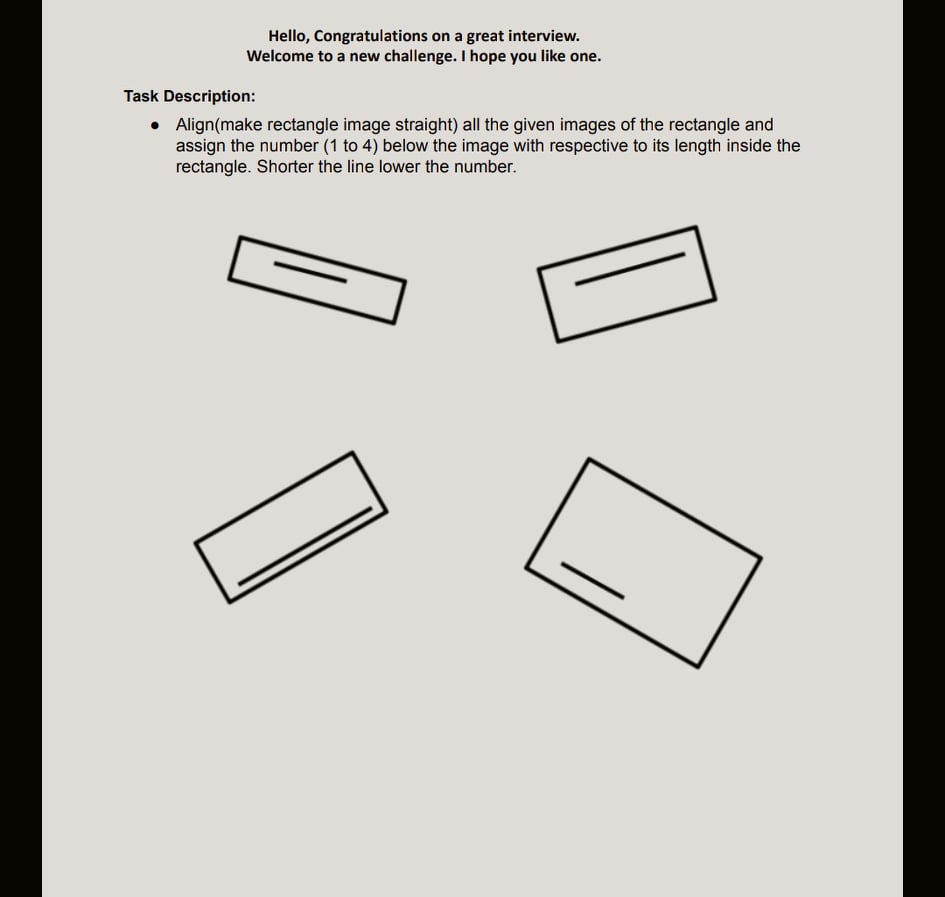
#> input picture Align and sort/qn.jpg, 945 x 897 px
$ python sortbylength.py
#> lines starting #> are read from the running program, lines starting #| are printed output that depends on the picture; after the words box and inside, x2 and y2 are one past the last pixel; in counts of white or black regions, pixels touching at a corner belong together; long printed decimals are rounded
import cv2 #importing opencv
import numpy as np #importing numpy
import math #importing math
from operator import itemgetter #we use this model to sort our list
img = cv2.imread('qn.jpg') # read image
#> img is the input picture: shape (897, 945, 3); mean B, G, R 190.9, 195.8, 198.9
img_gray = cv2.cvtColor(img,cv2.COLOR_BGR2GRAY) # Convert default BGR to grayscale
_,frame = cv2.threshold(img_gray,200,255,cv2.THRESH_BINARY) # this functions turns the intensity to pure black or pure white
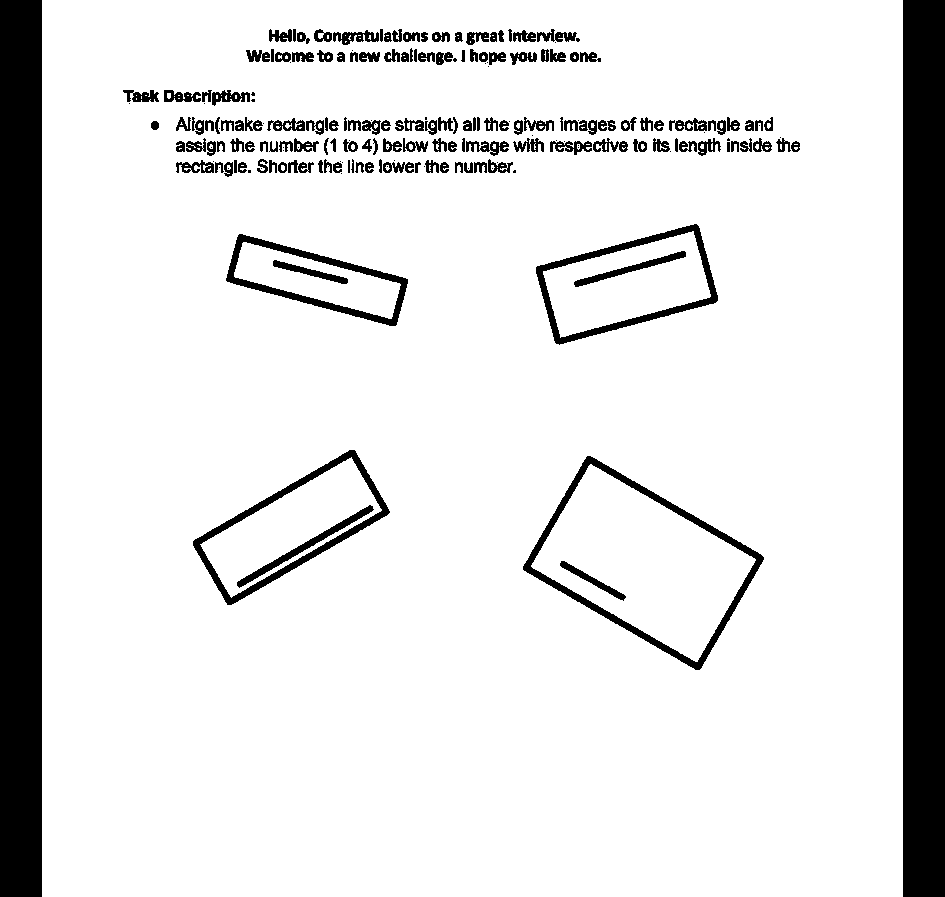
#> frame: shape (897, 945); 87.3% white; 212 black regions (50 under 20 px)

def my_func(image):
    temp = []
    contours,hierarchy = cv2.findContours(image,cv2.RETR_TREE,cv2.CHAIN_APPROX_SIMPLE) #find contours from the image argument
#> contours = 394 contours, 206 with area under 20; largest, box (x1, y1, x2, y2) and area: (42, 0, 903, 897) 770560, (522, 455, 765, 671) 27400, (531, 464, 756, 662) 22634, (192, 449, 391, 606) 14256, (535, 223, 719, 346) 13974
    for i in contours: #loop through our detected contours
        area = cv2.contourArea(i) #find area of the contour
        (x,y,width,height) = cv2.boundingRect(i) #get the parameters of the bounding rectangle of the contour
        if area > 500 and cv2.contourArea(i) < 1500: #only selects the contours with this area range
            cv2.rectangle(img,(x,y),(x+width,y+height),(255,0,0),1)
            rect = cv2.minAreaRect(i) #get the rotated rectangle box that contain our contour
            print(rect[2])
            box = cv2.boxPoints(rect) # get 4 points of the rectangle box
            (x1,y1) = (int(box[0][0]),int(box[0][1]))
            (x2,y2) = (int(box[1][0]),int(box[1][1]))
            (x3,y3) = (int(box[2][0]),int(box[2][1]))
            (x4,y4) = (int(box[3][0]),int(box[3][1]))
            cv2.line(img,(x1,y1),(x3,y3),(255,0,0),2) #draw a diagonal line to approximate it as the detected line
            x = [(x1,y1),rect[2],area] #create a list and append it in temporary list to further return it
            temp.append(x)
#> this loop made 394 passes
#> (area, y, width, height, rect, x1, y1) on passes 4, 7, 10, 13: (521.5, 560, 68, 42, ((592.3, 580.3), (8.06, 75.18), -60.85), 623, 602), (1158.5, 504, 139, 85, ((304.7, 545.8), (158.1, 8.56), -29.98), 238, 589), (555.5, 259, 77, 26, ((309.9, 271.8), (8.28, 78.83), -75.76), 347, 285), (832.5, 250, 114, 38, ((629.7, 268.6), (117.4, 8.45), -15.55), 574, 288)
#> (area, y, width, height) on passes 2, 3, 5, 6, 8, 9: (27400.5, 455, 243, 216), (22634.5, 464, 225, 198), (14256, 449, 199, 157), (10594.5, 457, 182, 141), (9018.5, 233, 184, 94), (5849, 242, 167, 77)
#| -60.852
#| -29.982
#| -75.763
#| -15.555
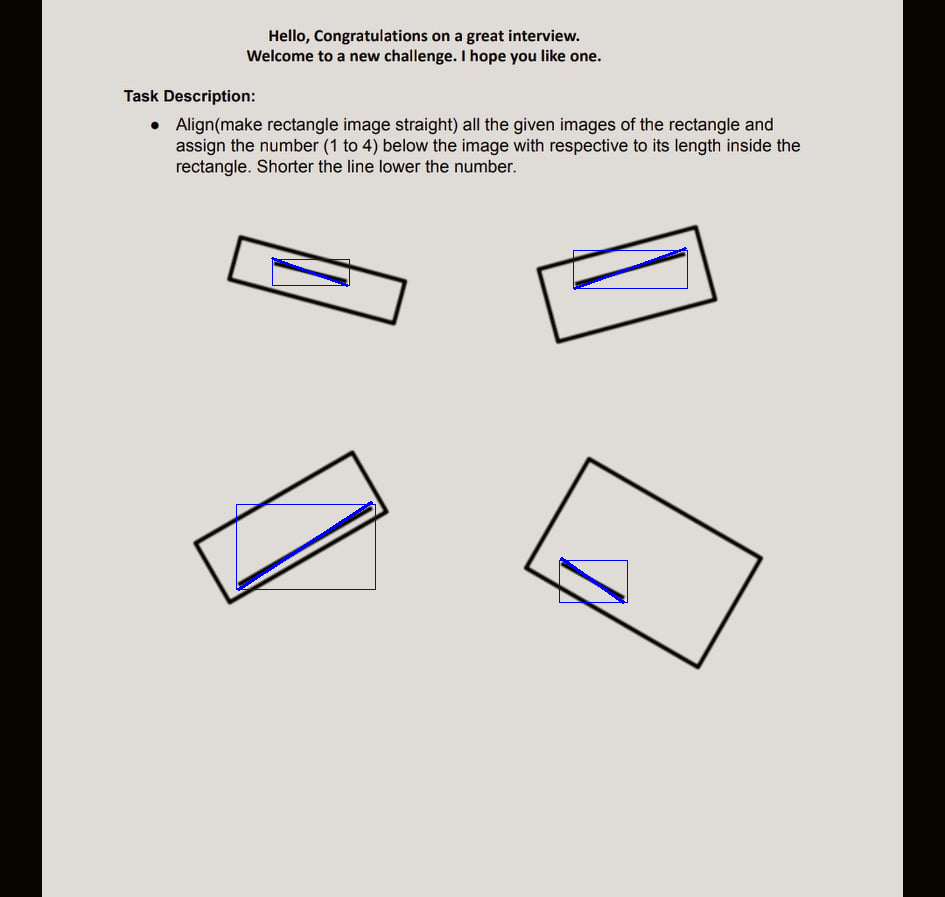
#> img: shape (897, 945, 3); 0.29% of pixels changed, all inside (x1, y1, x2, y2) = (236, 247, 688, 604)
#> after the loop, temp = [[(623, 602), -60.85, 521.5], [(238, 589), -29.98, 1158.5], [(347, 285), -75.76, 555.5], [(574, 288), -15.55, 832.5]]
    temp = sorted(temp,key=itemgetter(2)) #this sorts our list on the basis of bounding rectangle area
#> temp = [[(623, 602), -60.85, 521.5], [(347, 285), -75.76, 555.5], [(574, 288), -15.55, 832.5], [(238, 589), -29.98, 1158.5]]
    # so the longest line will have the largest bounding area and we can easily sort it.
    return temp #returns our list

list = my_func(frame) #this function returns a list with [starting coodrinate ,bounding rectangle area]
#> list has the same summary as temp in my_func
for i in range(0,len(list)): #loop through the list to display their number order
    cv2.putText(img,str(i+1),list[i][0],cv2.FONT_HERSHEY_SIMPLEX,2,(0,0,255),2)
#> this loop made 4 passes
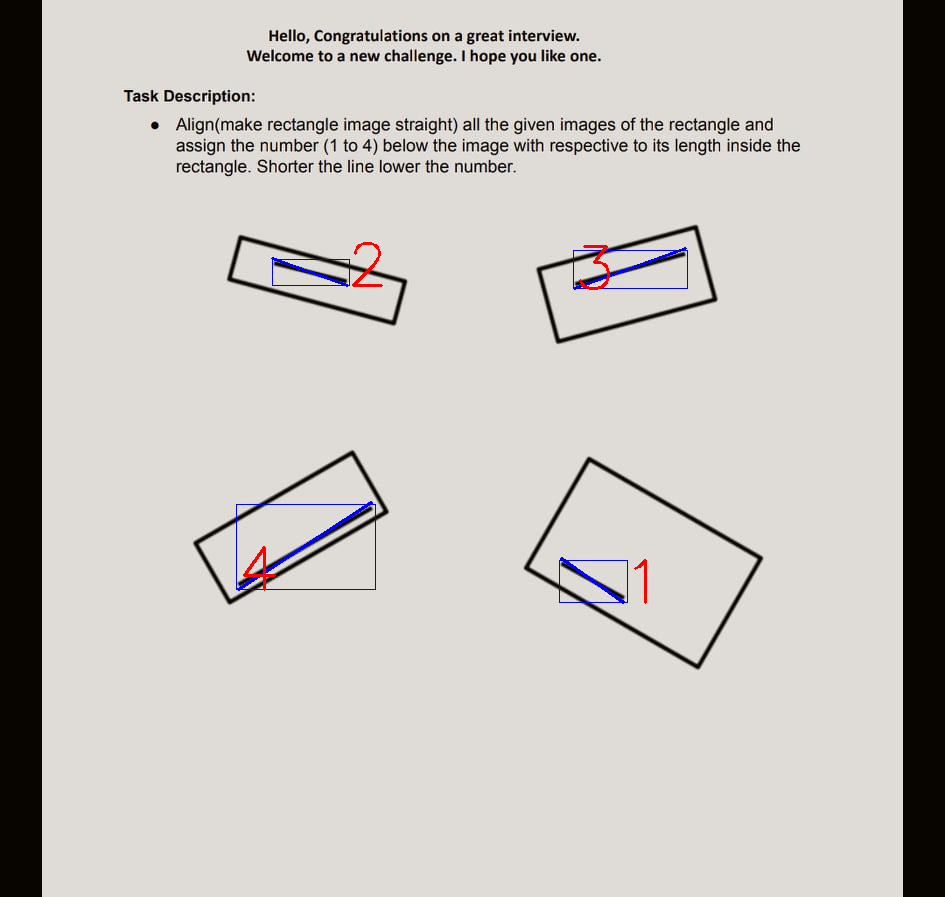
#> img: shape (897, 945, 3); 0.13% of pixels changed, all inside (x1, y1, x2, y2) = (243, 242, 647, 604)

cv2.imshow('window2',img)
cv2.imshow('window',frame)
cv2.waitKey(0)
cv2.destroyAllWindows()
